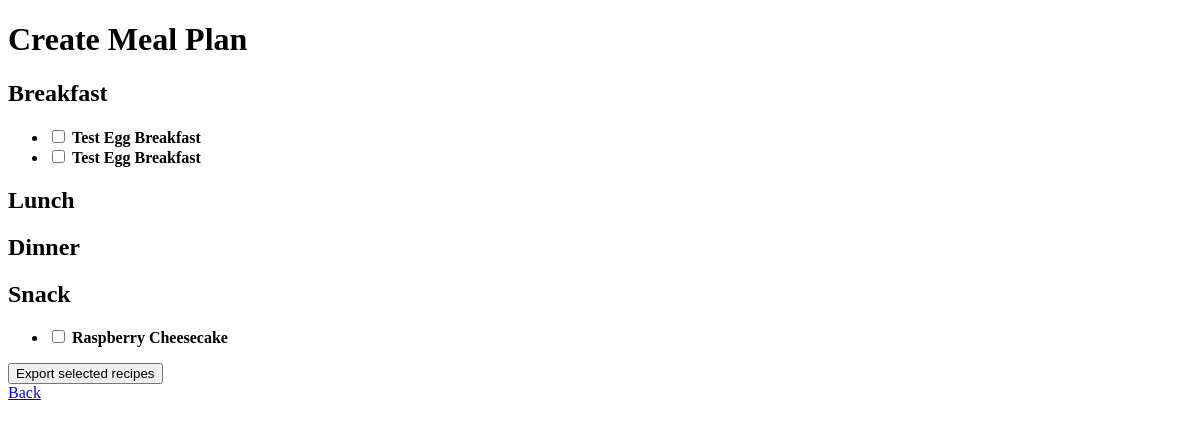
The app's page /recipes/meal-plan, older data.
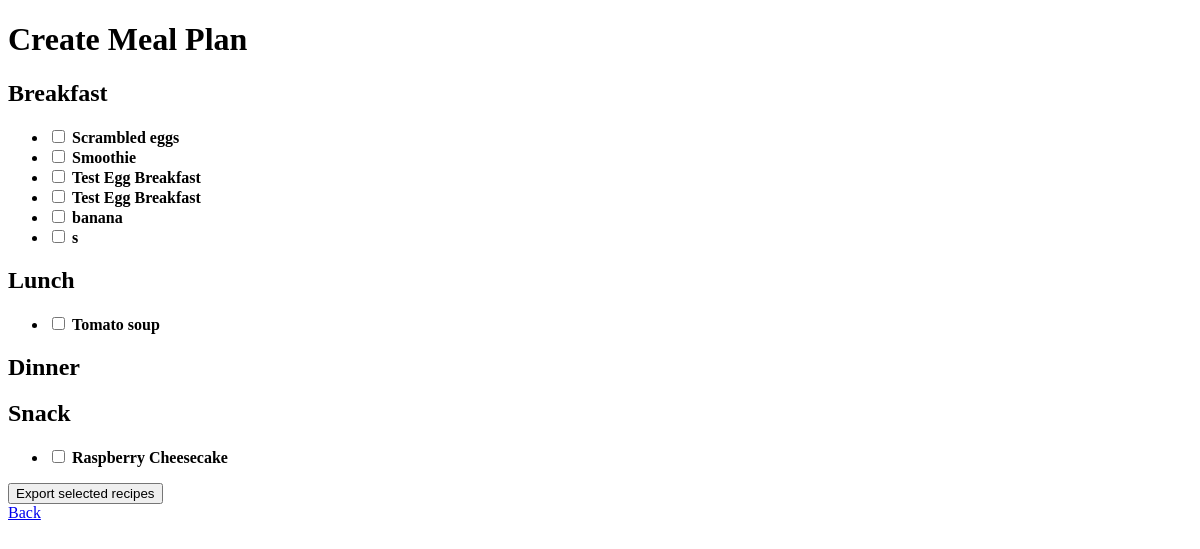
The same page, newer data.
### tables this page shows
CREATE TABLE recipes (
            id INTEGER PRIMARY KEY AUTOINCREMENT,
            name TEXT NOT NULL,
            category TEXT NOT NULL,
            instructions TEXT,
            image_path TEXT
        );

### app/routes/recipes.py (the view)
@router.get("/meal-plan")
def meal_plan(request: Request):
    with sqlite3.connect(RECIPE_DB_PATH) as conn:
        cur = conn.cursor()
        cur.execute(
            """
            SELECT id, name, category
            FROM recipes
            ORDER BY category, name
        """
        )
        recipes = cur.fetchall()
    recipes_by_category = {
        "breakfast": [],
        "lunch": [],
        "dinner": [],
        "snack": [],
    }
    for recipe in recipes:
        recipes_by_category.setdefault(recipe[2], []).append(recipe)
    return templates.TemplateResponse(
        "meal_plan.html",
        {
            "request": request,
            "recipes_by_category": recipes_by_category,
        },
    )

### app/templates/meal_plan.html (shortened to what this page needs)
<!DOCTYPE html>
<html>
  <head>
  </head>
  <body>
    <h1>Create Meal Plan</h1>
    <form method="post" action="/recipes/export" id="recipes-export-form">
      {% for category in ["breakfast", "lunch", "dinner", "snack"] %}
      <h2>{{ category | capitalize }}</h2>
      <ul>
        {% for r in recipes_by_category.get(category, []) %}
        <li>
          <label>
            <input type="checkbox" value="{{ r[0] }}" class="recipe-checkbox" />
            <strong>{{ r[1] }}</strong>
          </label>
        </li>
        {% endfor %}
      </ul>
      {% endfor %}
      <button type="submit">Export selected recipes</button>
    </form>
    <a href="/">Back</a>
  </body>
</html>

Row changes from the older to the newer data that the page shows:
added recipes: name "Scrambled eggs", shown under "Breakfast"
added recipes: name "Smoothie", shown under "Breakfast"
added recipes: name "banana", shown under "Breakfast"
added recipes: name "s", shown under "Breakfast"
added recipes: name "Tomato soup", shown under "Lunch"
